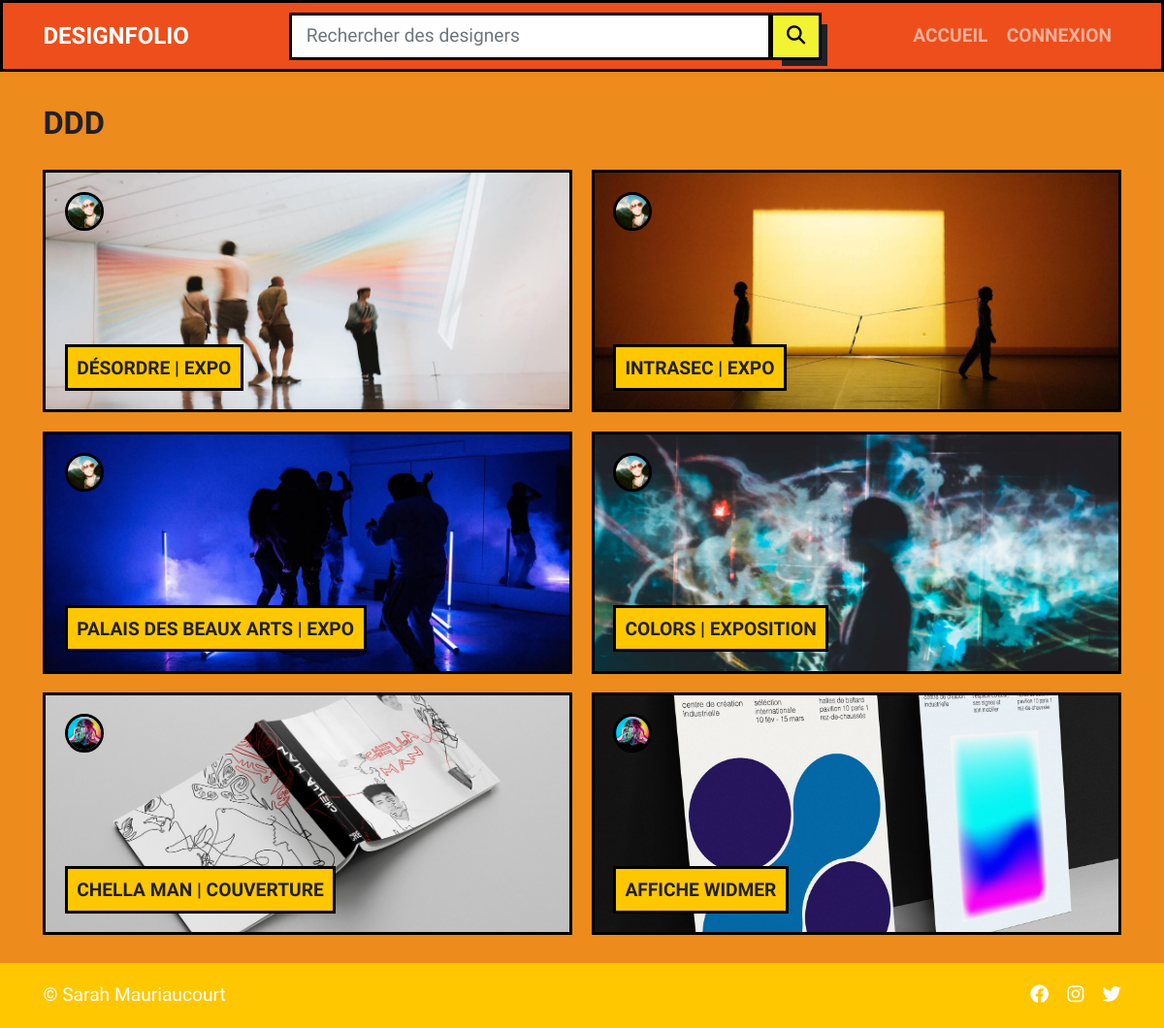
Before: / with the older database file.
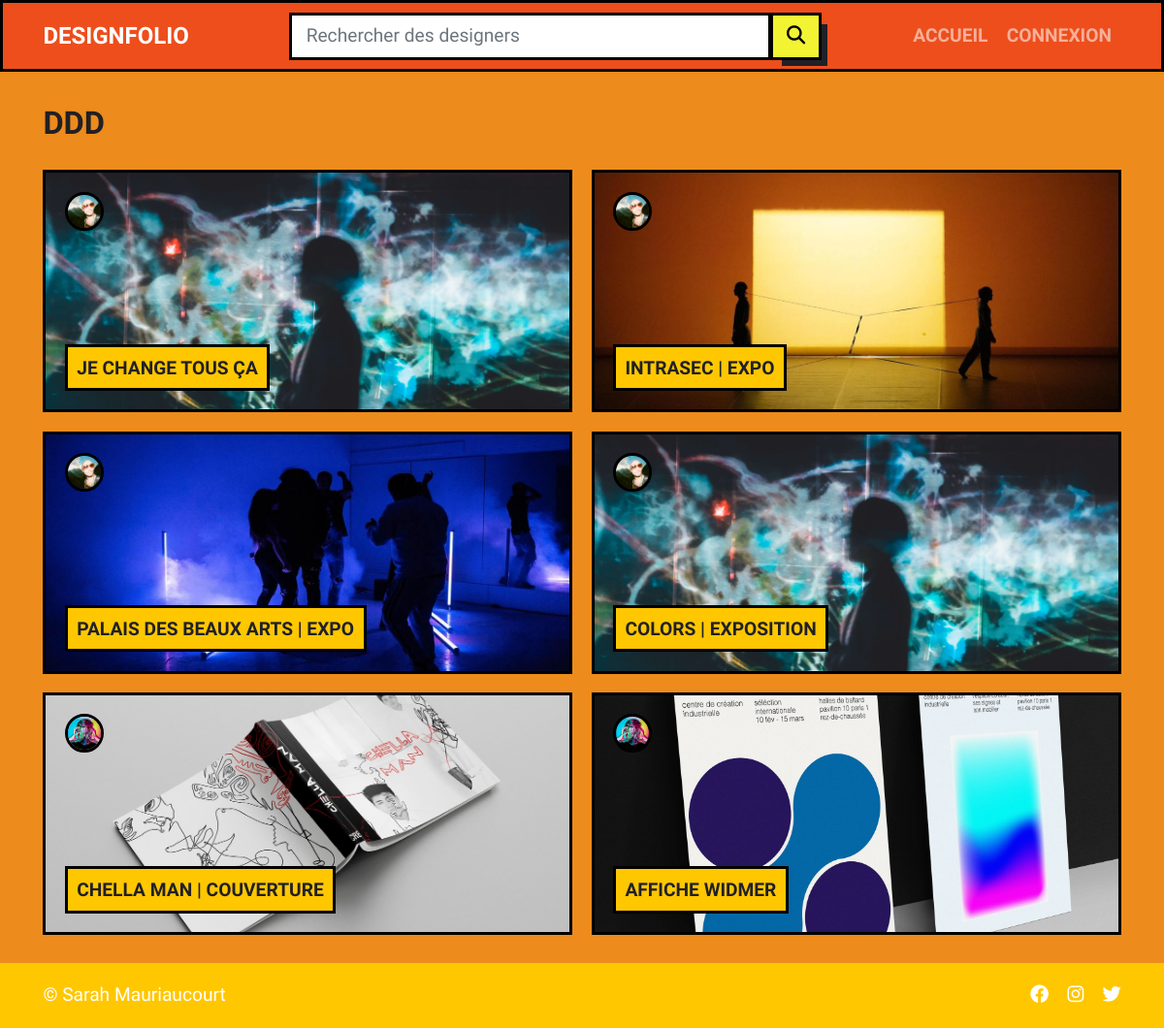
After: the same page with the newer database file.
### tables this page shows
CREATE TABLE IF NOT EXISTS `ecrit` (
  `id` int(11) NOT NULL AUTO_INCREMENT,
  `title` varchar(255) NOT NULL,
  `description` mediumtext,
  `image` varchar(255) DEFAULT NULL,
  `idAuteur` int(11) NOT NULL,
  PRIMARY KEY (`id`),
  UNIQUE KEY `id` (`id`)
);

CREATE TABLE IF NOT EXISTS `user` (
  `id` int(11) NOT NULL AUTO_INCREMENT,
  `login` varchar(100) NOT NULL,
  `mdp` varchar(255) NOT NULL,
  `email` varchar(255) DEFAULT NULL,
  `avatar` varchar(255) DEFAULT NULL,
  PRIMARY KEY (`id`),
  UNIQUE KEY `email` (`email`)
);

### config/actions.php (called while the page is built)
<?php
$listeDesActions = array(
    "connexion" => "treatment/auth/sign-in.php",
    "inscription" => "treatment/auth/sign-up.php",
    "deconnexion" => "treatment/auth/logout.php",
    "new-post" => "treatment/post/post-new.php",
    "update-post" => "treatment/post/post-update.php",
    "del-post" => "treatment/post/post-delete.php",
    "login" => "views/auth/sign-in.php",
    "registration" => "views/auth/sign-up.php",
    "accueil" => "views/pages/home.php",
    "mur" => "views/pages/profil-user.php",
    "recherche"=>"views/pages/search.php",
    "error-404" => "views/errors/404.php",
);

### views/post/post.php (the view, shortened to what this page needs)
<div class="col-sm-6 col-md-6 d-flex align-items-stretch">
    <div class="card w-100 wow ombre animate__fadeInUp" data-wow-duration=".8s" data-wow-delay="0.2s"
        data-bs-toggle="modal" data-bs-target="#p<?php echo $l['id'];?>"
        style="visibility: visible; animation-duration: 0.3s; animation-delay: 0.2s; animation-name: fadeInUp;">
        <div class="content h-100">
            <img src="./<?php echo $l['image'];?>" alt="<?php echo $l['title'];?>" class="card-img h-100">
            <div class="card-img-overlay overlay-img">
                <a href="<?php echo "index.php?action=mur&id=$id" ?>">
                    <img src="<?php echo $l['avatar'];?>" alt="<?php echo $l['login']; ?>" class="avatar avatar-sm">
                </a>
            </div>
            <div class="card-img-overlay overlay-text">
                <div>
                    <h2 class="card-title"><?php echo $l['title'];?></h2>
                </div>
            </div>
        </div>
    </div>
</div>

### index.php (shortened to what this page needs)
<?php
include("config/actions.php");
?>
<!doctype html>
<html lang="fr">
    <head>
        <link href="./assets/css/bootstrap.min.css" rel="stylesheet">
        <link href="./assets/css/animate.min.css" rel="stylesheet">
        <link href="./assets/css/style.css" rel="stylesheet">
        <link href="https://cdnjs.cloudflare.com/ajax/libs/font-awesome/6.2.0/css/all.min.css" rel="stylesheet">
    </head>
    <body>
        <main>
            <?php
            if (isset($_GET["action"])) {
                $action = $_GET["action"];
            } else {
                $action = "accueil";
            }
            if (array_key_exists($action, $listeDesActions) == false) {
                include("views/errors/404.php");
            } else {
                include($listeDesActions[$action]);
            }
        ?>
        </main>
        <?php
        include("views/layouts/header.php")
        ?>
        <?php
        include("views/layouts/footer.php")
        ?>
    </body>
</html>

### views/pages/home.php
<section>
    <div class="container">
        <div class="row g-3">
            <h1>ddd</h1>
            <?php
            $sql = "SELECT ecrit.*,user.login, user.avatar FROM ecrit JOIN user ON idAuteur=user.id ORDER BY ecrit.id DESC LIMIT 6 ";
            $req = $pdo->query($sql);
            while($l = $req->fetch()) {
                $id = $l['idAuteur'];
                include ('views/post/post.php');
            }
            ?>
        </div>
    </div>
</section>

### views/layouts/header.php (shortened to what this page needs)
<nav id="ma_navbar" class="navbar fixed-top navbar-expand-md navbar-dark">
    <div class="container">
        <a class="navbar-brand" href="index.php?action=accueil">DesignFolio</a>
        <div class="collapse navbar-collapse pt-3 pt-md-0" id="navbarSupportedContent">
            <form action='index.php?action=recherche' method='POST' class="col-md-7 ms-auto">
                <div class="input-group">
                    <input type='search' class="form-control" placeholder='Rechercher des designers' name='recherche'
                        aria-label="Recherche" aria-describedby="basic-addon1">
                    <button type="submit" class="btn btn-primary" action="index.php?action=accueil">
                        <i class="fa-solid fa-magnifying-glass"></i>
                    </button>
                </div>
            </form>
            <ul class="navbar-nav ms-auto mb-2 mb-lg-0">
                <li class="nav-item">
                    <a class="nav-link" aria-current="page" href="index.php?action=accueil">Accueil</a>
                </li>
                <?php if (!isset($_SESSION['id'])) { ?>
                <li class="nav-item">
                    <a href='index.php?action=login' class="nav-link">Connexion</a>
                </li>
                <?php } ?>
            </ul>
        </div>
    </div>
</nav>

### views/layouts/footer.php
<footer>
    <div class="container">
        <div class="d-flex flex-wrap justify-content-between align-items-center py-3 mt-4">
            <div class="col-md-4 d-flex align-items-center">
                <p class="m-0 ">© Sarah Mauriaucourt</p>
            </div>
            <ul class="nav col-md-4 justify-content-end list-unstyled d-flex">
                <li class="ms-3">
                    <a href="#">
                        <i class="fa-brands fa-facebook"></i>
                    </a>
                </li>
                <li class="ms-3">
                    <a href="#">
                        <i class="fa-brands fa-instagram"></i>
                    </a>
                </li>
                <li class="ms-3">
                    <a href="#">
                        <i class="fa-brands fa-twitter"></i>
                    </a>
                </li>
            </ul>
        </div>
    </div>
</footer>

### assets/css/style.css (style rules this page uses)
body { font-family: 'Raleway', sans-serif; background-color: #ED8B1C; color: #212026; }
main { min-height: 80vh; }
section:first-child { margin-top: 5.6rem; }
h1, h2 { font-weight: bold; text-transform: uppercase; }
@media (min-width: 1200px) { html { font-size: 1.2rem; } }
@media (min-width: 1200px) { h1 { font-size: 1.7rem; } }
@media (min-width: 1200px) { h2 { font-size: 1.6rem; } }
.btn, .btn-check:focus, .btn-primary, .btn-check:focus+.btn-primary { color: black; background-color: #F2F433; text-transform: uppercase; font-weight: bold; border: .2rem solid black; border-radius: 0 !important; -webkit-box-shadow: 9px 9px 0px -3px #212026; box-shadow: 9px 9px 0px -3px #212026; }
a { text-transform: uppercase; color: white; font-weight: bold; }
img, .card-img, .img { -o-object-fit: cover; object-fit: cover; background-size: cover; background-repeat: no-repeat; background-position: center center; }
.avatar { width: 112px; height: 112px; border-radius: 50%; -webkit-border-radius: 50%; border: .2rem solid black; }
.avatar-sm { width: 40px; height: 40px; }
nav { background-color: #ED4E1C; border: .2rem solid black; }
form { background-color: #ED4E1C; }
input.form-control, .form-control:focus, textarea.form-control { border: 0.2rem black solid !important; border-radius: 0; -webkit-transition: all .3s ease-in-out; -o-transition: all .3s ease-in-out; transition: all .3s ease-in-out; }
.card { height: 250px; border: .2rem solid black; border-radius: 0; background-color: black; overflow: hidden; cursor: pointer; -webkit-transition: all .3s ease-in-out; -o-transition: all .3s ease-in-out; transition: all .3s ease-in-out; -webkit-box-shadow: 0 0 0 0 #212026; box-shadow: 0 0 0 0 #212026; }
.card .content .card-img { -webkit-transition: all .3s ease-in-out; -o-transition: all .3s ease-in-out; transition: all .3s ease-in-out; -webkit-transform: scale(1.1); -ms-transform: scale(1.1); transform: scale(1.1); }
.card .overlay-text { top: auto; }
.card .card-img-overlay div { background-color: #FFC700; padding: .5rem; border: .2rem solid black; width: -webkit-fit-content; width: -moz-fit-content; width: fit-content; }
.card .card-img-overlay div h2 { font-size: 1rem; margin: 0; }
footer { color: white; background-color: #FFC700; }

Changed rows visible on the page:
removed ecrit: image (picture), user.avatar (picture), title "DÉSORDRE | EXPO"
added ecrit: image (picture), user.avatar (picture), title "JE CHANGE TOUS ÇA"
